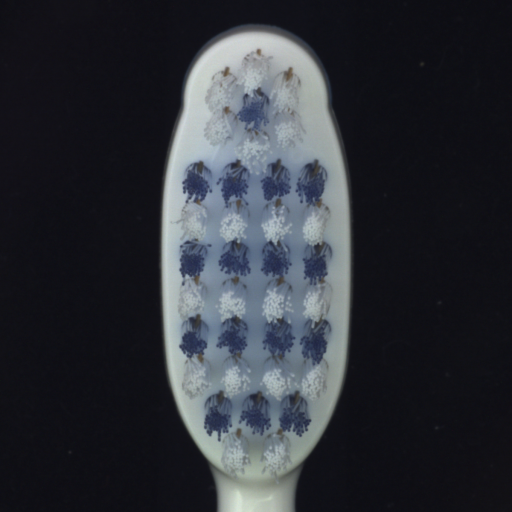
#> input picture project/toothbrush/train/good/000.png, 1024 x 1024 px (shown at 1/2 size)
$ python train.py
#> lines starting #> are read from the running program, lines starting #| are printed output that depends on the picture
"""
train.py — Train the toothbrush defect detection model.

Strategy: per-pixel Gaussian model in LAB colour space.
  - Parallel image loading with ThreadPoolExecutor
  - Threshold tuned by maximising F1-score against ground-truth masks
  - Iterative FP removal: good images flagged by the model are dropped and
    the model is rebuilt until convergence
  - Void/hole detection: negative L-channel deviations are amplified so that
    missing-material defects (dark holes in bright bristle regions) are caught

Usage:
    python3 train.py
"""

import os
import numpy as np
import cv2
from concurrent.futures import ThreadPoolExecutor

# ── config ───────────────────────────────────────────────────────────────────
BASE_DIR   = os.path.join(os.path.dirname(__file__), "toothbrush")
GOOD_DIR   = os.path.join(BASE_DIR, "train", "good")
DEFECT_DIR = os.path.join(BASE_DIR, "train", "defective")
GT_DIR     = os.path.join(BASE_DIR, "ground_truth", "defective")
MODEL_PATH = os.path.join(os.path.dirname(__file__), "defect_model.npz")

IMG_SIZE        = (1024, 1024)
SMOOTH_K        = 13
EPSILON         = 1e-6
N_THRESH_STEPS  = 400
N_WORKERS       = 8

# Weight applied to the negative-L-deviation score so that dark holes
# (missing bristles) produce a stronger anomaly signal than the same
# magnitude of positive deviation.
VOID_WEIGHT = 1.5

# Fraction of the foreground area that must be flagged for a "good" image
# to be considered a false positive and removed from the training set.
FP_AREA_RATIO  = 0.001   # 1 % of foreground
MAX_REFINE_ITER = 5


# ── contrast enhancement ─────────────────────────────────────────────────────

def enhance_contrast(img_bgr):
    """
    Percentile contrast stretching on the L channel.

    Stretches the 2nd–98th percentile of L values to the full 0–255 range.
    Applied consistently at train and inference so the statistical model
    sees a normalised, high-contrast feature space.
    """
    lab = cv2.cvtColor(img_bgr, cv2.COLOR_BGR2Lab)
    l, a, b = cv2.split(lab)

    lo, hi = np.percentile(l, 2), np.percentile(l, 98)
    if hi > lo:
        l_stretched = np.clip((l.astype(np.float32) - lo) * 255.0 / (hi - lo), 0, 255).astype(np.uint8)
    else:
        l_stretched = l

    return cv2.cvtColor(cv2.merge([l_stretched, a, b]), cv2.COLOR_Lab2BGR)


# ── parallel image loading ───────────────────────────────────────────────────

def _load_and_resize(path):
    img = cv2.imread(path)
    if img is None:
        return None
    img = cv2.resize(img, IMG_SIZE, interpolation=cv2.INTER_AREA)
    return enhance_contrast(img)


def load_images(directory, suffix=""):
    paths = sorted(
        os.path.join(directory, f)
        for f in os.listdir(directory)
        if f.endswith(".png") and suffix in f
    )
    with ThreadPoolExecutor(max_workers=N_WORKERS) as ex:
        imgs = list(ex.map(_load_and_resize, paths))
    imgs = [img for img in imgs if img is not None]
    print(f"  Loaded {len(imgs)} images from {os.path.basename(directory)}/")
    return imgs


def to_lab(img_bgr):
    return cv2.cvtColor(img_bgr, cv2.COLOR_BGR2Lab).astype(np.float32)


# ── model building ───────────────────────────────────────────────────────────

def build_model(good_imgs):
    """Return (mean_lab, std_lab) Gaussian model built from good images."""
    good_lab = np.stack([to_lab(img) for img in good_imgs], axis=0)  # (N, H, W, 3)
    m = good_lab.mean(axis=0)
    s = good_lab.std(axis=0)
    std_floor = np.percentile(s, 5)
    s = np.maximum(s, max(std_floor, 0.5))
    return m, s


# ── anomaly score ─────────────────────────────────────────────────────────────

def anomaly_score(img_bgr, m_lab, s_lab):
    """Return (H_orig, W_orig) float32 anomaly map, background pixels zeroed.

    Combines two signals:
      1. Max absolute z-score across LAB channels — catches colour/texture
         deviations in both directions.
      2. Void score — negative L deviation amplified by VOID_WEIGHT so that
         dark holes (missing bristles) produce a stronger signal than the
         symmetric z-score alone.
    """
    h_orig, w_orig = img_bgr.shape[:2]
    small = cv2.resize(img_bgr, IMG_SIZE, interpolation=cv2.INTER_AREA)
    small = enhance_contrast(small)
    lab   = to_lab(small)

    z     = np.abs((lab - m_lab) / (s_lab + EPSILON))
    score = z.max(axis=2)

    # Void/hole: amplify negative L deviation (missing material is darker)
    z_void = np.maximum(0, (m_lab[:, :, 0] - lab[:, :, 0]) / (s_lab[:, :, 0] + EPSILON))
    score  = np.maximum(score, z_void * VOID_WEIGHT)

    score = cv2.GaussianBlur(score, (SMOOTH_K, SMOOTH_K), 0)

    # Zero out dark background so it doesn't influence threshold tuning
    #gray       = cv2.cvtColor(small, cv2.COLOR_BGR2GRAY)
   # score[gray <= 30] = 0.0

    return cv2.resize(score, (w_orig, h_orig), interpolation=cv2.INTER_LINEAR)


# ── threshold tuning ─────────────────────────────────────────────────────────

def tune_threshold(good_imgs, def_imgs, gt_masks, m_lab, s_lab, tune_size=(256, 256)):
    """Tune the anomaly threshold by maximising pixel-level F1-score on a downsampled grid."""
    all_scores = []
    all_labels = []

    for img, gt in zip(def_imgs, gt_masks):
        score = anomaly_score(img, m_lab, s_lab)
        score_small = cv2.resize(score, tune_size, interpolation=cv2.INTER_AREA)
        gt_small = cv2.resize(gt, tune_size, interpolation=cv2.INTER_NEAREST)
        all_scores.append(score_small.ravel())
        all_labels.append(gt_small.ravel().astype(np.uint8))

    for img in good_imgs:
        score = anomaly_score(img, m_lab, s_lab)
        score_small = cv2.resize(score, tune_size, interpolation=cv2.INTER_AREA)
        all_scores.append(score_small.ravel())
        all_labels.append(np.zeros(score_small.size, dtype=np.uint8))

    all_scores = np.concatenate(all_scores).astype(np.float32, copy=False)
    all_labels = np.concatenate(all_labels).astype(np.uint8, copy=False)

    print(f"    Total sampled pixels: {len(all_labels):,}   positives: {all_labels.sum():,}")

    best_f1, best_thresh = 0.0, 1.0
    lo, hi = np.percentile(all_scores, 1), np.percentile(all_scores, 99.9)

    for t in np.linspace(lo, hi, N_THRESH_STEPS):
        pred = (all_scores >= t).astype(np.uint8)
        tp = ((pred == 1) & (all_labels == 1)).sum()
        fp = ((pred == 1) & (all_labels == 0)).sum()
        fn = ((pred == 0) & (all_labels == 1)).sum()

        if tp == 0:
            continue

        prec = tp / (tp + fp + 1e-9)
        rec = tp / (tp + fn + 1e-9)
        f1 = 2 * prec * rec / (prec + rec + 1e-9)

        if f1 > best_f1:
            best_f1, best_thresh = f1, t

    return best_thresh, best_f1


# ── main ──────────────────────────────────────────────────────────────────────

print("Loading good images …")
good_imgs = load_images(GOOD_DIR)
#> in _load_and_resize, img is the input picture: shape (1024, 1024, 3); mean B, G, R 56.6, 50, 47
#> in enhance_contrast, `lab = cv2.cvtColor(img_bgr, cv2.COLOR_BGR2Lab)`: lab: shape (1024, 1024, 3); mean of channels 0, 1, 2 49.1, 128.5, 124.1
#> in enhance_contrast, `l, a, b = cv2.split(lab)`:
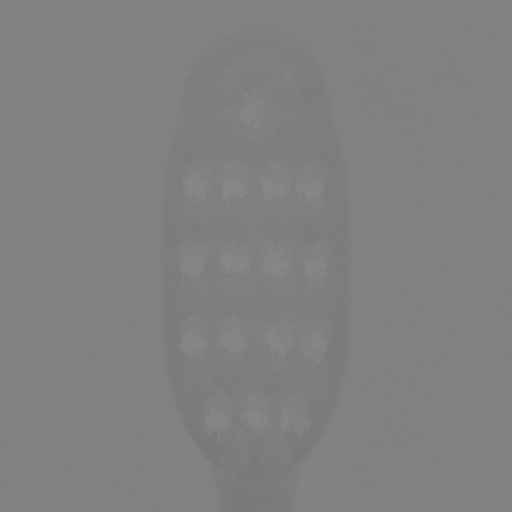
#> a: shape (1024, 1024) (shown at 1/2 size); min 115, max 139, mean 128.5
#> in enhance_contrast, `lo, hi = np.percentile(l, 2), np.percentile(l, 98)`: lo = 10; hi = 198
#> in load_images, `imgs = list(ex.map(_load_and_resize, paths))`: imgs = 1 item
#|   Loaded 1 images from good/
#> good_imgs = 1 item

print("\nLoading defective images and ground-truth masks …")
def_imgs = load_images(DEFECT_DIR)
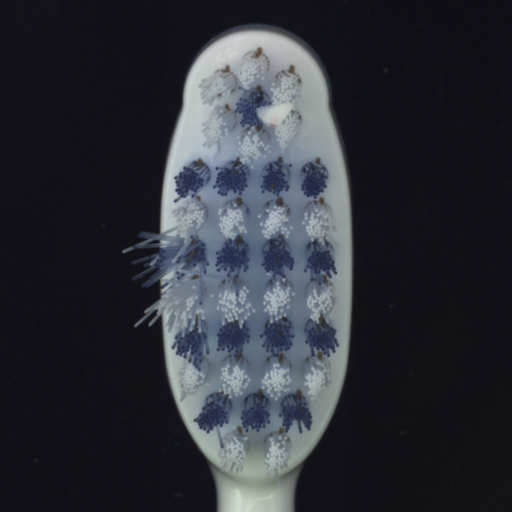
#> input picture project/toothbrush/train/defective/000.png, 1024 x 1024 px (shown at 1/2 size)
#> in _load_and_resize, img is the input picture: shape (1024, 1024, 3); mean B, G, R 55.2, 48.2, 45.2
#> in enhance_contrast (call 2), `lab = cv2.cvtColor(img_bgr, cv2.COLOR_BGR2Lab)`: lab: shape (1024, 1024, 3); mean of channels 0, 1, 2 47.4, 128.7, 123.7
#> in enhance_contrast (call 2), `l, a, b = cv2.split(lab)`:
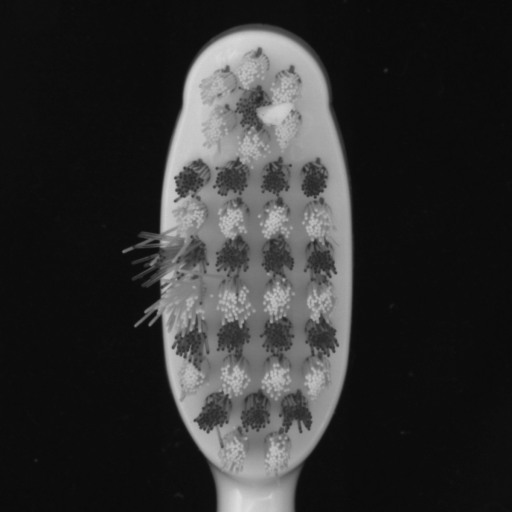
#> l: shape (1024, 1024) (shown at 1/2 size); min 9, max 223, mean 47.4
#> in enhance_contrast (call 2), `lo, hi = np.percentile(l, 2), np.percentile(l, 98)`: hi = 191
#> in enhance_contrast (call 2), `return cv2.cvtColor(cv2.merge([l_stretched, a, b]), cv2.COLOR_Lab2BGR)`:
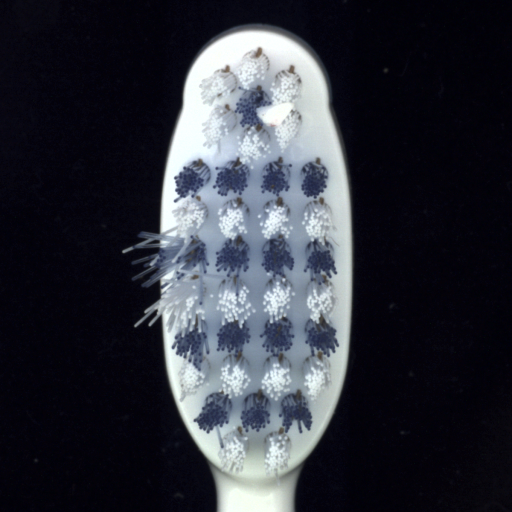
#> returned value: shape (1024, 1024, 3) (shown at 1/2 size); mean B, G, R 59.6, 50.7, 48.3
#|   Loaded 1 images from defective/
#> def_imgs = 1 item
gt_raw   = load_images(GT_DIR, suffix="_mask")

gt_masks = []
for m in gt_raw:
    gray = cv2.cvtColor(m, cv2.COLOR_BGR2GRAY) if m.ndim == 3 else m
    gt_masks.append((gray > 127).astype(np.uint8))

# ── 1. Build initial Gaussian model ──────────────────────────────────────────
print("\n[1/3] Building initial Gaussian model …")
mean_lab, std_lab = build_model(good_imgs)
#> in to_lab, `return cv2.cvtColor(img_bgr, cv2.COLOR_BGR2Lab).astype(np.float32)`:
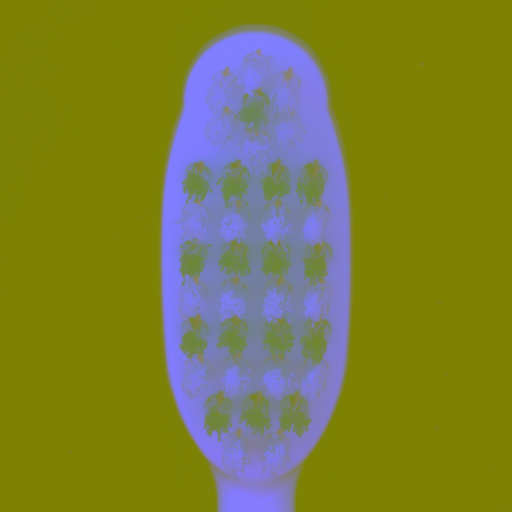
#> returned value: shape (1024, 1024, 3) float32 (shown at 1/2 size); mean of channels 0, 1, 2 52, 127.9, 125.1; drawn as B, G, R
#> in build_model, `s = good_lab.std(axis=0)`: s: shape (1024, 1024, 3) float32; every value is 0
#> in build_model, `std_floor = np.percentile(s, 5)`: std_floor = 0
#> in build_model, `s = np.maximum(s, max(std_floor, 0.5))`: s: shape (1024, 1024, 3) float32; every value is 0.5
print(f"  Mean range : {mean_lab.min():.2f} – {mean_lab.max():.2f}")
#|   Mean range : 0.00 – 255.00
print(f"  Std  range : {std_lab.min():.4f} – {std_lab.max():.2f}")
#|   Std  range : 0.5000 – 0.50

# ── 2. Tune initial threshold ─────────────────────────────────────────────────
print("\n[2/3] Tuning initial threshold …")
best_thresh, best_f1 = tune_threshold(good_imgs, def_imgs, gt_masks, mean_lab, std_lab)
#> after the loop in tune_threshold, `for img, gt in zip(def_imgs, gt_masks):`: all_labels = []
#> the loop in tune_threshold, `for img in good_imgs:` made 1 pass
#> (h_orig in anomaly_score, w_orig in anomaly_score) on pass 1: (1024, 1024)
#> after the loop in tune_threshold, `for img in good_imgs:`:
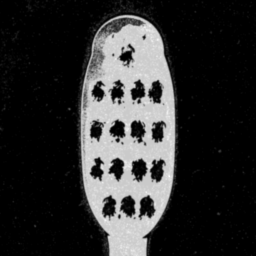
#> score_small: shape (256, 256) float32; min 0, max 2.51, mean 0.471; drawn with min black and max white
#> after the loop in tune_threshold, `for img in good_imgs:`: all_labels = 1 item
#|     Total sampled pixels: 65,536   positives: 0
#> in tune_threshold, `lo, hi = np.percentile(all_scores, 1), np.percentile(all_scores, 99.9)`: lo = 0; hi = 2.26
#> the loop in tune_threshold, `for t in np.linspace(lo, hi, N_THRESH_STEPS):` made 400 passes
#> (t, fp) on passes 2 to 4: (0.00565, 30575), (0.0113, 28306), (0.017, 27034)
#> after the loop in tune_threshold, `for t in np.linspace(lo, hi, N_THRESH_STEPS):`: best_f1 = 0; best_thresh = 1
#> best_thresh = 1; best_f1 = 0
print(f"  Threshold : {best_thresh:.4f}   F1 : {best_f1:.4f}")
#|   Threshold : 1.0000   F1 : 0.0000

# ── 3. Iterative FP removal ───────────────────────────────────────────────────
print(f"\n[3/3] Iterative FP removal (max {MAX_REFINE_ITER} rounds) …")

for refine_iter in range(MAX_REFINE_ITER):
    clean_imgs  = []
    n_removed   = 0

    for img in good_imgs:
        score = anomaly_score(img, mean_lab, std_lab)
        gray  = cv2.cvtColor(cv2.resize(img, IMG_SIZE), cv2.COLOR_BGR2GRAY)

        # Build a cleaned mask (same post-processing as inference)
        fg       = (gray > 30).astype(np.uint8) * 255
        mask     = (score >= best_thresh).astype(np.uint8) * 255
        mask     = cv2.bitwise_and(mask, fg)
        mask     = cv2.morphologyEx(mask, cv2.MORPH_OPEN,  cv2.getStructuringElement(cv2.MORPH_ELLIPSE, (3, 3)))
        mask     = cv2.morphologyEx(mask, cv2.MORPH_CLOSE, cv2.getStructuringElement(cv2.MORPH_ELLIPSE, (7, 7)))
        # Remove small noise blobs (≤ 350 pixels)
        n_labels, labels, stats, _ = cv2.connectedComponentsWithStats(mask, connectivity=8)
        for i in range(1, n_labels):
            if stats[i, cv2.CC_STAT_AREA] <= 350:
                mask[labels == i] = 0

        fg_area = int((gray > 30).sum())
        flagged = int((mask > 0).sum())

        if fg_area > 0 and flagged / fg_area > FP_AREA_RATIO:
            n_removed += 1  # this "good" image is a false positive — skip it
        else:
            clean_imgs.append(img)

    print(f"  Round {refine_iter + 1}: removed {n_removed} FP image(s)  "
          f"({len(clean_imgs)} good images remain)")

    if n_removed == 0:
        break  # converged

    good_imgs = clean_imgs
#> (the run stopped early here; a loop or call above may not have finished)
